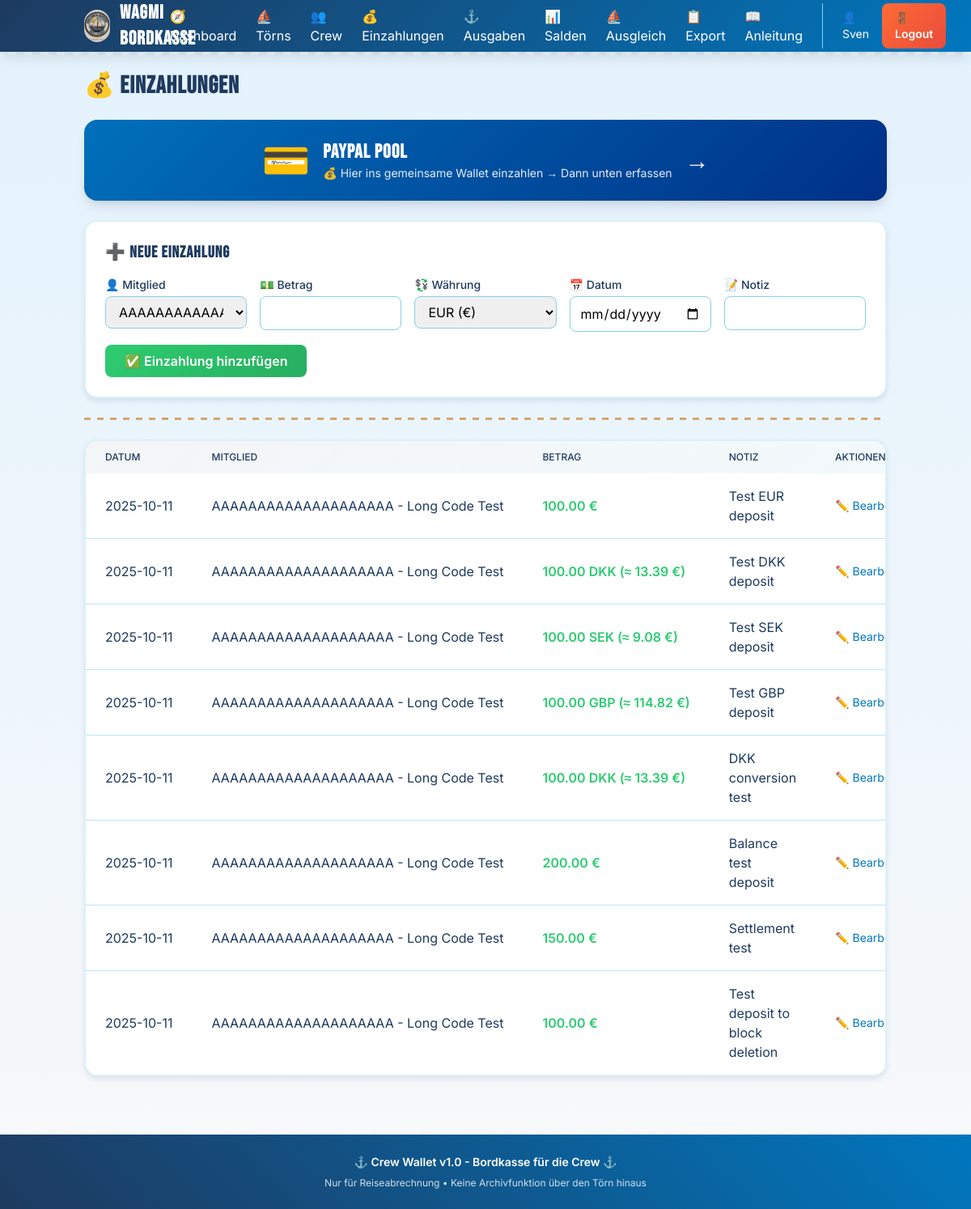
Screenshot of /deposits (signed in) with the database file from the repository.
### models.py (models this page shows)
class Deposit(Base):
    __tablename__ = "deposits"
    __table_args__ = (
        CheckConstraint('amount > 0', name='check_deposit_amount_positive'),
        CheckConstraint('amount_eur > 0', name='check_deposit_amount_eur_positive'),
    )
    id = Column(Integer, primary_key=True, index=True)
    trip_id = Column(Integer, ForeignKey("trips.id"), nullable=False)
    member_id = Column(Integer, ForeignKey("crew_members.id"), nullable=False)
    amount = Column(Float, nullable=False)
    currency = Column(SQLEnum(Currency), nullable=False, default=Currency.EUR)
    amount_eur = Column(Float, nullable=False)
    date = Column(Date, nullable=False)
    note = Column(String(200), nullable=True)
    created_at = Column(DateTime, default=datetime.utcnow)
    trip = relationship("Trip", back_populates="deposits")
    member = relationship("CrewMember", back_populates="deposits")

class CrewMember(Base):
    __tablename__ = "crew_members"
    __table_args__ = (
        UniqueConstraint('trip_id', 'code', name='uq_crew_trip_code'),
    )
    id = Column(Integer, primary_key=True, index=True)
    trip_id = Column(Integer, ForeignKey("trips.id"), nullable=False)
    code = Column(String(20), nullable=False, index=True)
    name = Column(String(100), nullable=False)
    iban_or_handle = Column(String(100), nullable=True)
    created_at = Column(DateTime, default=datetime.utcnow)
    trip = relationship("Trip", back_populates="crew_members")
    deposits = relationship("Deposit", back_populates="member", cascade="all, delete-orphan")
    paid_expenses = relationship("Expense", foreign_keys="Expense.payer_id", back_populates="payer")
    expense_participations = relationship("ExpenseParticipant", back_populates="member", cascade="all, delete-orphan")

### routers/deposits.py (the view)
@router.get("", response_class=HTMLResponse)
async def list_deposits(request: Request, db: Session = Depends(get_db)):
    active_trip = TripService.get_active_trip(db)
    if not active_trip:
        return RedirectResponse(url="/trips", status_code=303)
    deposits = db.query(Deposit).filter(Deposit.trip_id == active_trip.id).order_by(Deposit.date.desc()).all()
    crew_members = db.query(CrewMember).filter(CrewMember.trip_id == active_trip.id).order_by(CrewMember.code).all()
    return templates.TemplateResponse("deposits.html", {
        "request": request,
        "deposits": deposits,
        "crew_members": crew_members
    })

### templates/deposits.html (shortened to what this page needs)
{% extends "layout.html" %}
{% block content %}
<div class="space-y-6">
    <h1 class="text-3xl font-bold maritime-header" style="color: var(--navy-deep);">💰 Einzahlungen</h1>
    <a href="https://www.paypal.com/pool/9j4PpWiLVC?sr=ancr" target="_blank" class="block text-white rounded-2xl p-6 text-center transition transform hover:scale-105 touch-action shadow-lg" style="background: linear-gradient(135deg, #0070ba 0%, #003087 100%);">
        <div class="flex items-center justify-center space-x-4">
            <div class="text-5xl">💳</div>
            <div class="text-left">
                <h3 class="text-2xl font-bold maritime-header">PayPal Pool</h3>
                <p class="text-sm opacity-90">💰 Hier ins gemeinsame Wallet einzahlen → Dann unten erfassen</p>
            </div>
            <div class="text-3xl">→</div>
        </div>
    </a>
    <div class="bg-white porthole-card p-6">
        <h2 class="text-xl font-bold maritime-header mb-4" style="color: var(--navy-deep);">➕ Neue Einzahlung</h2>
        <form method="post" action="/deposits/new" class="grid grid-cols-1 md:grid-cols-5 gap-4">
            <div>
                <label class="block text-sm font-medium mb-1" style="color: var(--navy-deep);">👤 Mitglied</label>
                <select name="member_id" required class="w-full px-3 py-2 border rounded-lg" style="border-color: var(--sky-blue);">
                    {% for member in crew_members %}
                    <option value="{{ member.id }}">{{ member.code }} - {{ member.name }}</option>
                    {% endfor %}
                </select>
            </div>
            <div>
                <label class="block text-sm font-medium mb-1" style="color: var(--navy-deep);">💵 Betrag</label>
                <input type="number" name="amount" step="0.01" required class="w-full px-3 py-2 border rounded-lg" style="border-color: var(--sky-blue);">
            </div>
            <div>
                <label class="block text-sm font-medium mb-1" style="color: var(--navy-deep);">💱 Währung</label>
                <select name="currency" class="w-full px-3 py-2 border rounded-lg" style="border-color: var(--sky-blue);">
                    <option value="EUR" selected>EUR (€)</option>
                </select>
            </div>
            <div>
                <label class="block text-sm font-medium mb-1" style="color: var(--navy-deep);">📅 Datum</label>
                <input type="date" name="deposit_date" required class="w-full px-3 py-2 border rounded-lg" style="border-color: var(--sky-blue);">
            </div>
            <div>
                <label class="block text-sm font-medium mb-1" style="color: var(--navy-deep);">📝 Notiz</label>
                <input type="text" name="note" class="w-full px-3 py-2 border rounded-lg" style="border-color: var(--sky-blue);">
            </div>
            <div class="md:col-span-5">
                <button type="submit" class="text-white px-6 py-2 rounded-lg transition touch-action font-semibold" style="background: linear-gradient(135deg, var(--sea-foam) 0%, #27ae60 100%);">
                    ✅ Einzahlung hinzufügen
                </button>
            </div>
        </form>
    </div>
    <div class="rope-divider"></div>
    <div class="bg-white porthole-card overflow-hidden">
        <div class="overflow-x-auto">
            <table class="min-w-full">
                <thead style="background: linear-gradient(135deg, rgba(30, 58, 95, 0.05) 0%, rgba(135, 206, 235, 0.1) 100%);">
                    <tr>
                        <th class="px-6 py-3 text-left text-xs font-medium uppercase" style="color: var(--navy-deep);">Datum</th>
                        <th class="px-6 py-3 text-left text-xs font-medium uppercase" style="color: var(--navy-deep);">Mitglied</th>
                        <th class="px-6 py-3 text-left text-xs font-medium uppercase" style="color: var(--navy-deep);">Betrag</th>
                        <th class="px-6 py-3 text-left text-xs font-medium uppercase" style="color: var(--navy-deep);">Notiz</th>
                        <th class="px-6 py-3 text-left text-xs font-medium uppercase" style="color: var(--navy-deep);">Aktionen</th>
                    </tr>
                </thead>
                <tbody class="divide-y divide-sky-200">
                    {% for deposit in deposits %}
                    <tr>
                        <td class="px-6 py-4 whitespace-nowrap" style="color: var(--navy-deep);">{{ deposit.date }}</td>
                        <td class="px-6 py-4 whitespace-nowrap" style="color: var(--navy-deep);">{{ deposit.member.code }} - {{ deposit.member.name }}</td>
                        <td class="px-6 py-4 whitespace-nowrap font-semibold" style="color: var(--sea-foam);">
                            {% if deposit.currency.value != 'EUR' %}
                                {{ "%.2f"|format(deposit.amount) }} {{ deposit.currency.value }} (≈ {{ "%.2f"|format(deposit.amount_eur) }} €)
                            {% else %}
                                {{ "%.2f"|format(deposit.amount_eur) }} €
                            {% endif %}
                        </td>
                        <td class="px-6 py-4" style="color: var(--navy-deep);">{{ deposit.note or '-' }}</td>
                        <td class="px-6 py-4 whitespace-nowrap text-sm space-x-2">
                            <a href="/deposits/{{ deposit.id }}/edit" class="hover:underline touch-action" style="color: var(--ocean-blue);">✏️ Bearbeiten</a>
                        </td>
                    </tr>
                    {% endfor %}
                </tbody>
            </table>
        </div>
    </div>
</div>
{% endblock %}

### templates/layout.html (style rules this page uses)
:root { --navy-deep: #1e3a5f; --ocean-blue: #0077be; --sea-foam: #2ecc71; --coral: #ff6b35; --sand: #d4a574; --sky-blue: #87ceeb; --cream: #f8f9fa; }
body { font-family: 'Inter', sans-serif; background: linear-gradient(180deg, #e3f2fd 0%, #f8f9fa 100%); min-height: 100vh; }
.touch-action { touch-action: manipulation; }
input, select, textarea { font-size: 16px; }
.maritime-header { font-family: 'Bebas Neue', sans-serif; letter-spacing: 1px; }
.rope-divider { height: 3px; background: repeating-linear-gradient(90deg, var(--sand) 0px, var(--sand) 8px, transparent 8px, transparent 16px); margin: 1.5rem 0; }
.porthole-card { border-radius: 1rem; box-shadow: 0 4px 6px rgba(30, 58, 95, 0.1), inset 0 1px 0 rgba(255,255,255,0.1); border: 2px solid rgba(135, 206, 235, 0.3); }

### rows the page displays
Deposit: date "2025-10-11", member.code "AAAAAAAAAAAAAAAAAAAA", member.name "Long Code Test", amount_eur "100.00", note "Test EUR deposit"
Deposit: date "2025-10-11", member.code "AAAAAAAAAAAAAAAAAAAA", member.name "Long Code Test", amount "100.00", currency.value "DKK", amount_eur "13.39", note "Test DKK deposit"
Deposit: date "2025-10-11", member.code "AAAAAAAAAAAAAAAAAAAA", member.name "Long Code Test", amount "100.00", currency.value "SEK", amount_eur "9.08", note "Test SEK deposit"
Deposit: date "2025-10-11", member.code "AAAAAAAAAAAAAAAAAAAA", member.name "Long Code Test", amount "100.00", currency.value "GBP", amount_eur "114.82", note "Test GBP deposit"
Deposit: date "2025-10-11", member.code "AAAAAAAAAAAAAAAAAAAA", member.name "Long Code Test", amount "100.00", currency.value "DKK", amount_eur "13.39", note "DKK conversion test"
Deposit: date "2025-10-11", member.code "AAAAAAAAAAAAAAAAAAAA", member.name "Long Code Test", amount_eur "200.00", note "Balance test deposit"
Deposit: date "2025-10-11", member.code "AAAAAAAAAAAAAAAAAAAA", member.name "Long Code Test", amount_eur "150.00", note "Settlement test"
Deposit: date "2025-10-11", member.code "AAAAAAAAAAAAAAAAAAAA", member.name "Long Code Test", amount_eur "100.00", note "Test deposit to block deletion"

### other values shown
{{ request.session.get('username', 'User') }} "Sven"
form field member_id "AAAAAAAAAAAAAAAAAAAA - Long Code Test"
